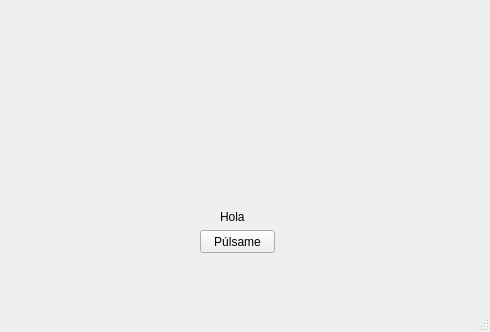
<?xml version="1.0" encoding="UTF-8"?>
<ui version="4.0">
 <class>MainWindow</class>
 <widget class="QMainWindow" name="MainWindow">
  <property name="geometry">
   <rect>
    <x>0</x>
    <y>0</y>
    <width>490</width>
    <height>332</height>
   </rect>
  </property>
  <property name="windowTitle">
   <string>MainWindow</string>
  </property>
  <widget class="QWidget" name="centralwidget">
   <widget class="QPushButton" name="btn">
    <property name="geometry">
     <rect>
      <x>200</x>
      <y>230</y>
      <width>75</width>
      <height>23</height>
     </rect>
    </property>
    <property name="text">
     <string>Púlsame</string>
    </property>
   </widget>
   <widget class="QLabel" name="label">
    <property name="geometry">
     <rect>
      <x>220</x>
      <y>210</y>
      <width>47</width>
      <height>13</height>
     </rect>
    </property>
    <property name="text">
     <string>Hola</string>
    </property>
   </widget>
  </widget>
  <widget class="QMenuBar" name="menubar">
   <property name="geometry">
    <rect>
     <x>0</x>
     <y>0</y>
     <width>490</width>
     <height>21</height>
    </rect>
   </property>
  </widget>
  <widget class="QStatusBar" name="statusbar"/>
 </widget>
 <resources/>
 <connections/>
</ui>
